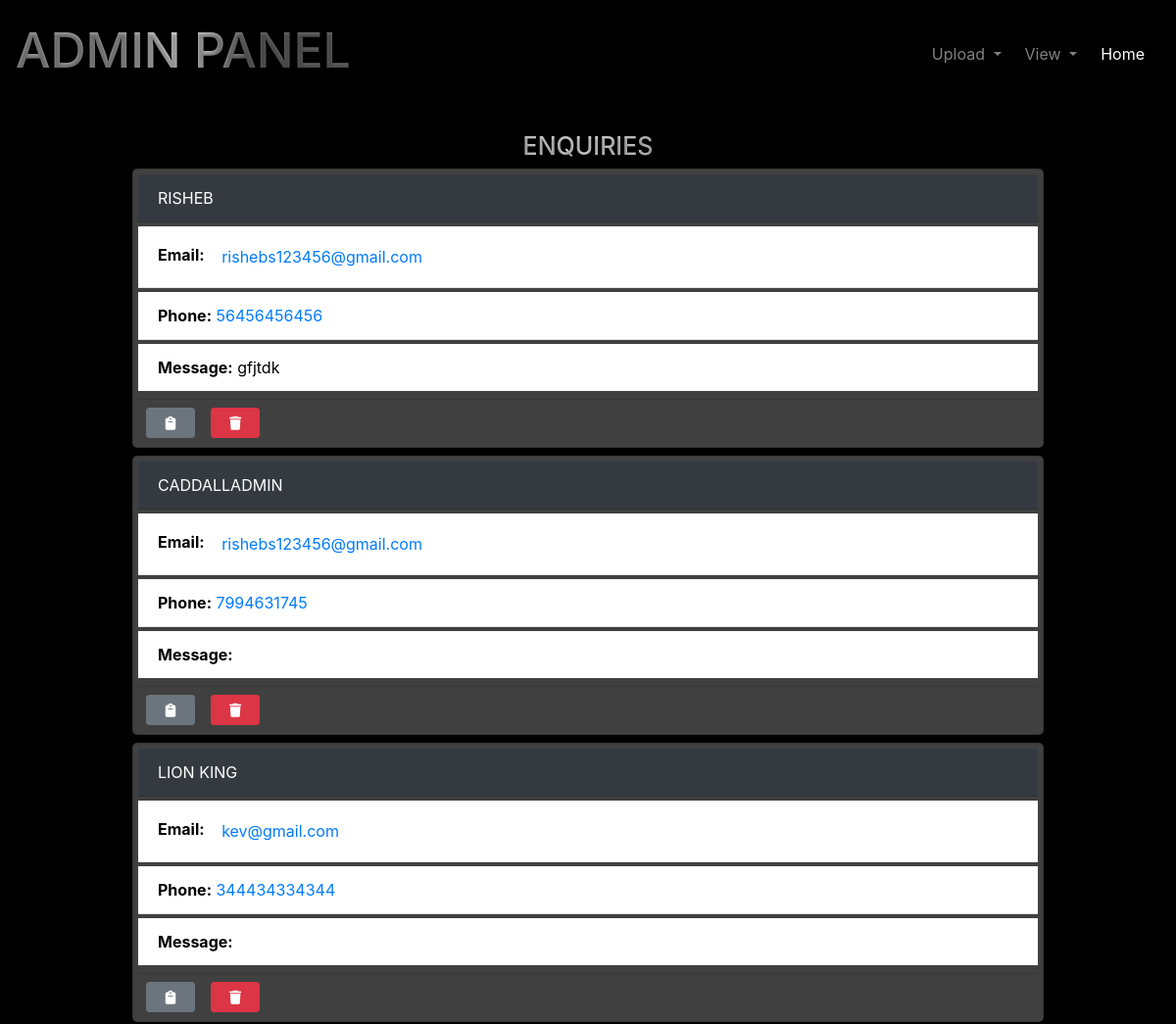
Before: //dashboard (upper part) with the older database file.
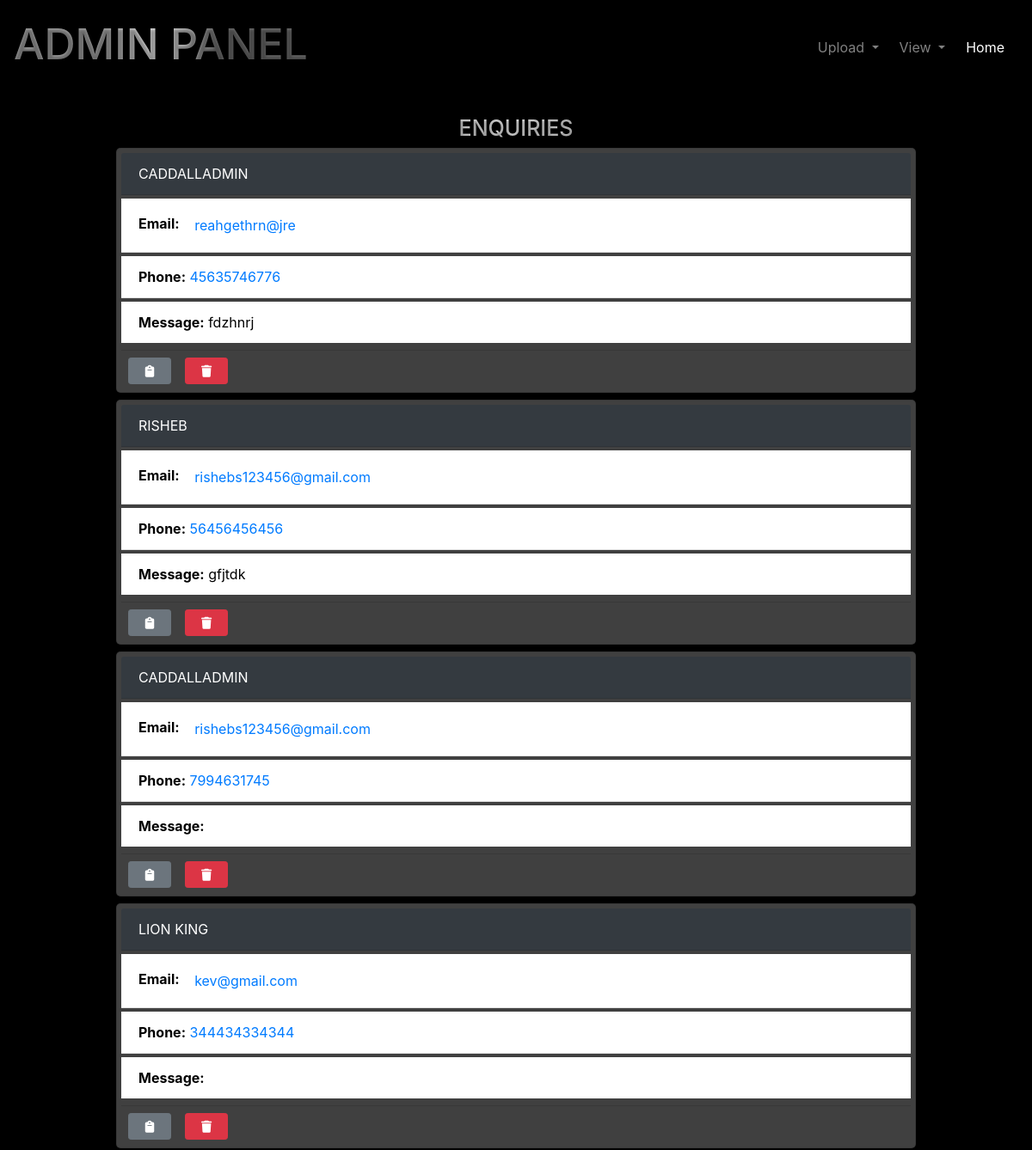
After: the same page with the newer database file.
### credential/models.py (models this page shows, shortened)
class Cad(models.Model):
    name=models.CharField(max_length=250)
    email=models.CharField(max_length=250)
    phone=models.IntegerField(max_length=15)
    message=models.TextField(max_length=500,null=True,blank=True)
    created_at = models.DateTimeField(auto_now_add=True)

### credential/views.py (the view)
# urls.py: path('/dashboard',views.dashboard,name='dashboard'),
def dashboard(request):
    enquire = Cad.objects.all().order_by('-created_at')
    context = {
        'enquiry_list': enquire
    }
    return render(request,"dashboard.html",context)

### templates/dashboard.html (shortened to what this page needs)
{% load static %}
<!DOCTYPE html>
<html lang="en">
<head>
    <link rel="stylesheet" href="https://cdnjs.cloudflare.com/ajax/libs/font-awesome/6.5.2/css/all.min.css" />
    <link rel="stylesheet" href="https://cdnjs.cloudflare.com/ajax/libs/font-awesome/5.15.4/css/all.min.css">
    <link rel="stylesheet" href="node_modules/@fortawesome/fontawesome-free/css/all.min.css">
    <link rel="stylesheet" href="https://maxcdn.bootstrapcdn.com/bootstrap/4.5.2/css/bootstrap.min.css">
    <link rel="stylesheet" href="https://cdn.jsdelivr.net/npm/bootstrap@4.6.2/dist/css/bootstrap.min.css">
    <link rel="stylesheet" href="{% static 'style1.css' %}">
</head>
<body>
<div class="sticky-top shadow-sm">
    <nav class="navbar navbar-expand-lg navbar-dark py-3">
        <a  class="navbar-brand">
            <h1 class="steel-text">ADMIN PANEL</h1>
        </a>
        <div class="collapse navbar-collapse" id="navbarCollapse">
            <div class="navbar-nav ms-auto py-0">
                <div class="nav-item dropdown">
                    <a href="#" class="nav-link dropdown-toggle mr-2" id="navbarDropdown" role="button" data-bs-toggle="dropdown" aria-expanded="false">
                        Upload
                    </a>
                </div>
                <div class="nav-item dropdown">
                    <a href="#" class="nav-link dropdown-toggle mr-2" id="navbarDropdown2" role="button" data-bs-toggle="dropdown" aria-expanded="false">
                        View
                    </a>
                </div>
                <a href="{% url 'credential:index' %}" class="nav-item nav-link active mr-2">Home</a>
            </div>
        </div>
    </nav>
</div>
<h3 class="steel-text mt-4 text-center">ENQUIRIES</h3>
<div class="container col-md-10 mb-5">
    {% for i in enquiry_list %}
        <div class="card mb-2">
            <div class="card-header bg-dark text-white text-uppercase mb-1">
                {{i.name}}
            </div>
            <ul class="list-group list-group-flush">
                <li class="list-group-item mb-1"><strong>Email:</strong> <a href="mailto:{{i.email}}" class="btn btn-link" id="copyEmail">{{i.email}}</a></li>
                <li class="list-group-item mb-1">
                <strong>Phone:</strong>
                <a href="tel:{{ i.phone }}" class="text-decoration-none">{{ i.phone }}</a>
                </li>
                <li class="list-group-item mb-2"><strong>Message:</strong> {{i.message}}</li>
            </ul>
            <div class="d-flex justify-content-start ml-2 mb-1">
                <button class="btn btn-secondary btn-sm mt-2" style="width:50px;" onclick="copyCardInfo('{{i.name}}', '{{i.email}}', '{{i.phone}}', '{{i.message}}')"><i class="fa-solid fa-clipboard"></i></button>
                <button class="btn btn-danger btn-sm mt-2 ml-3" style="width:50px;" onclick="deleteEnquiry('{{i.id}}')"><i class="fa-solid fa-trash"></i></button>
            </div>
        </div>
    {% endfor %}
</div>
</body>
</html>

Changed rows visible on the page:
added Cad: name "CADDALLADMIN", email "reahgethrn@jre", phone "45635746776", message "fdzhnrj"
